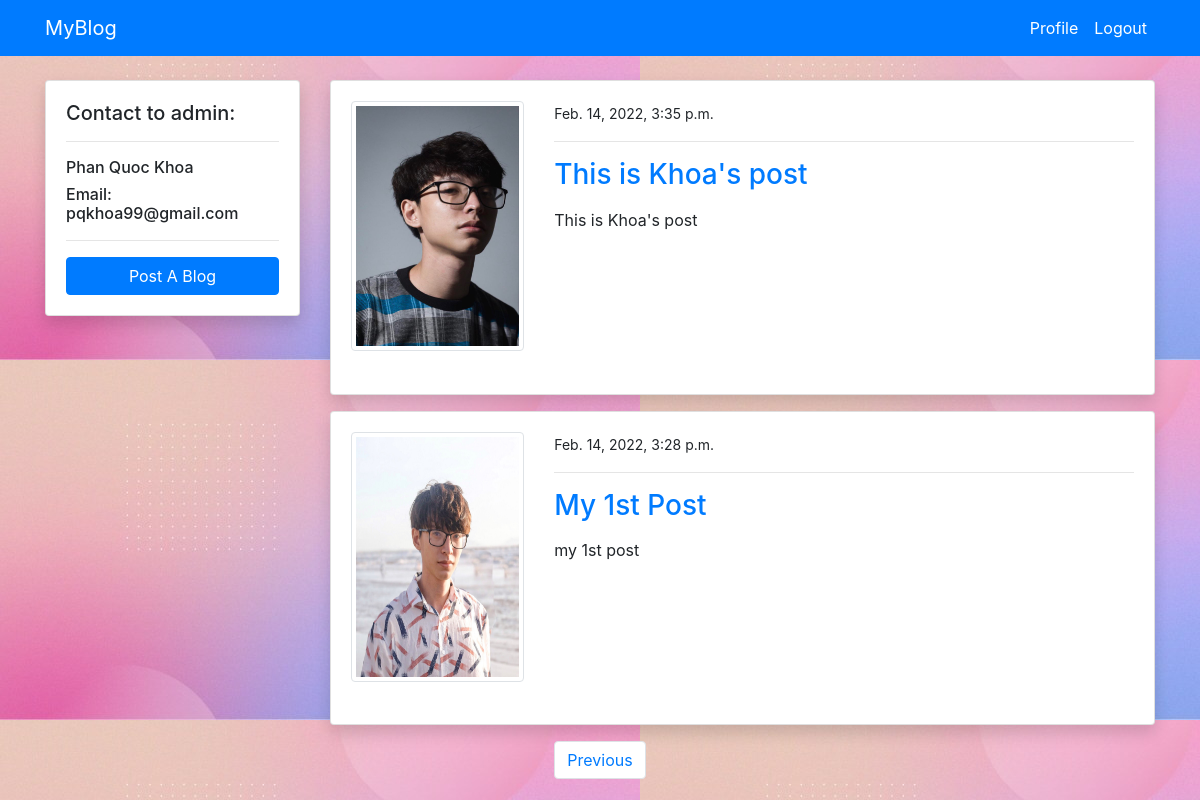
The app's page /blog/?page=3 (signed in) with its own data.
### blog/models.py (models this page shows, shortened)
class PostModel(models.Model):
    title = models.CharField(max_length=100)
    content = models.TextField()
    author = models.ForeignKey(User, on_delete=models.CASCADE)
    date_created = models.DateTimeField(auto_now_add=True)
    class Meta:
        ordering = ('-date_created',)

### users/models.py (models this page shows, shortened)
class ProfileModel(models.Model):
    user = models.OneToOneField(User, on_delete=models.CASCADE)
    image = models.ImageField(default='default.png', upload_to='profile',
    validators=[FileExtensionValidator(['png','jpg'])])

### blog/views.py (the view)
# urls.py: path('blog/', views.index, name='blog-index'),
@login_required
def index(request):
    posts = PostModel.objects.all()
    post_paginator = Paginator(posts, 2)
    page_number = request.GET.get('page')
    page = post_paginator.get_page(page_number)
    context = {
        'posts': posts,
        'page': page,
    }
    return render(request, 'blog/index.html', context)

### templates/blog/index.html (shortened to what this page needs)
{% extends 'partials/base.html' %}
{% load crispy_forms_tags %}
{% block content %}
<div class="container">
    <div class="row mt-5 pt-3">
        <div class="col-md-3">
            <div class="card my-3 shadow">
                <div class="card-body">
                    <h5>Contact to admin:</h4>
                    <hr>
                    <h6>Phan Quoc Khoa</h5>
                    <h6>Email: pqkhoa99@gmail.com</h5>
                    <hr>
                    <a class="h3" href="{% url 'blog-post-create' %}">
                        <input class="btn btn-primary btn-block" type="submit" name="" value="Post A Blog">
                    </a>
                </div>
            </div>
        </div>
        <div class="col-md-9">
            {% for post in page.object_list %}
            <div class="card shadow my-3">
                <div class="card-body">
                    <div class="row">
                        <div class="col-md-3">
                            <img style="height:250px; width:300px" class="img-thumbnail" src="{{ post.author.profilemodel.image.url }}" alt="img">
                        </div>
                        <div class="col-md-9">
                            <small>{{ post.date_created }}</small>
                            <hr>
                            <a class="h3" href="{% url 'blog-post-detail' post.id %}">{{ post.title }}</a>
                            <p style="overflow: auto; height: 150px; width=200px;" class="text-justify my-3">
                                {{ post.content }}
                            </p>
                        </div>
                    </div>
                </div>
            </div>
            {% endfor %}
        </div>
    </div>
</div>
<div>
<nav aria-label="Page navigation example">
    <ul class="pagination justify-content-center">
        {% if page.has_previous %}
        <li class="page-item"><a class="page-link"
            href="{% url 'blog-index' %}?page={{ page.previous_page_number}}">Previous</a></li>
        {% endif %}
    </ul>
</nav>
</div>
{% endblock %}

### staticfiles/style.css (style rules this page uses)
body { background: url('/media/background.jpg') !important; background-position: center; background-size: cover; }

### records on screen
PostModel: author.profilemodel.image (picture), date_created "Feb. 14, 2022, 3:35 p.m.", title "This is Khoa's post", content "This is Khoa's post"
PostModel: author.profilemodel.image (picture), date_created "Feb. 14, 2022, 3:28 p.m.", title "My 1st Post", content "my 1st post"
